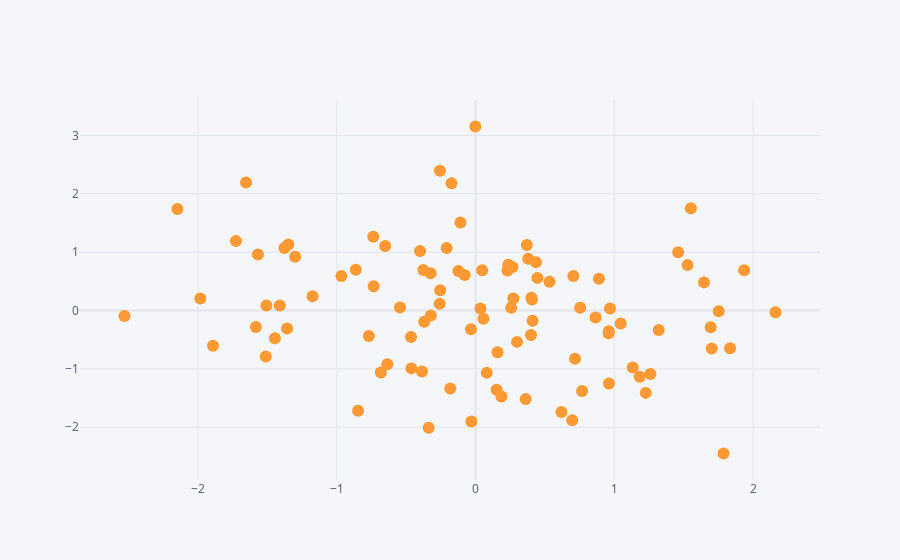

Here is the notebook cell this chart was saved with:
### Code cell
df.iplot(kind='scatter',x = 'A',y='B', mode = 'markers')
